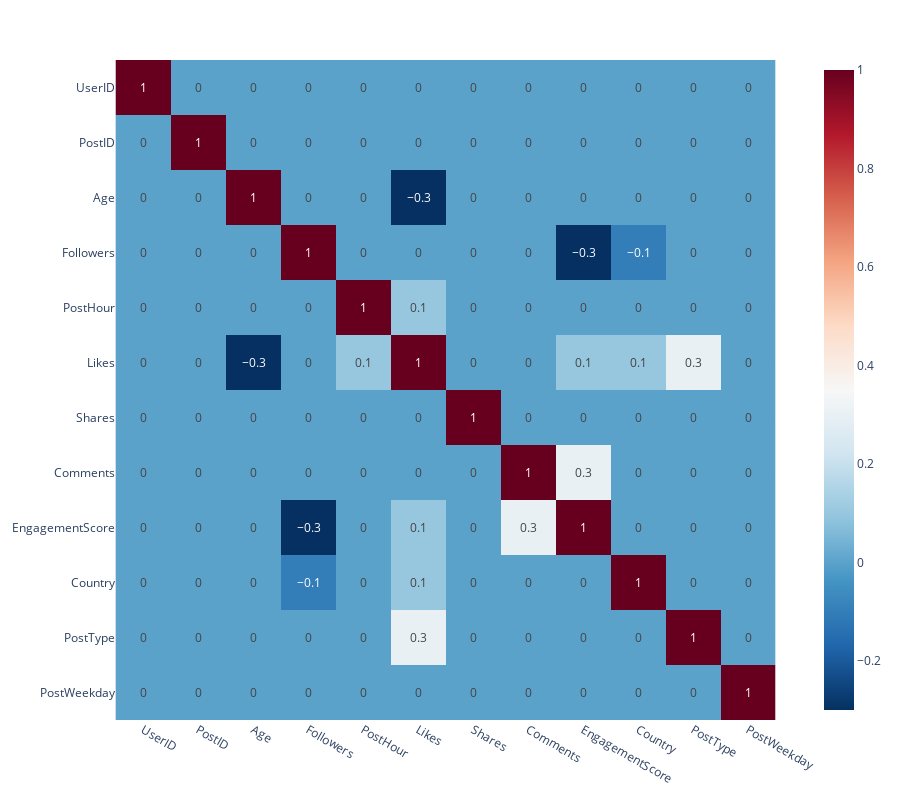
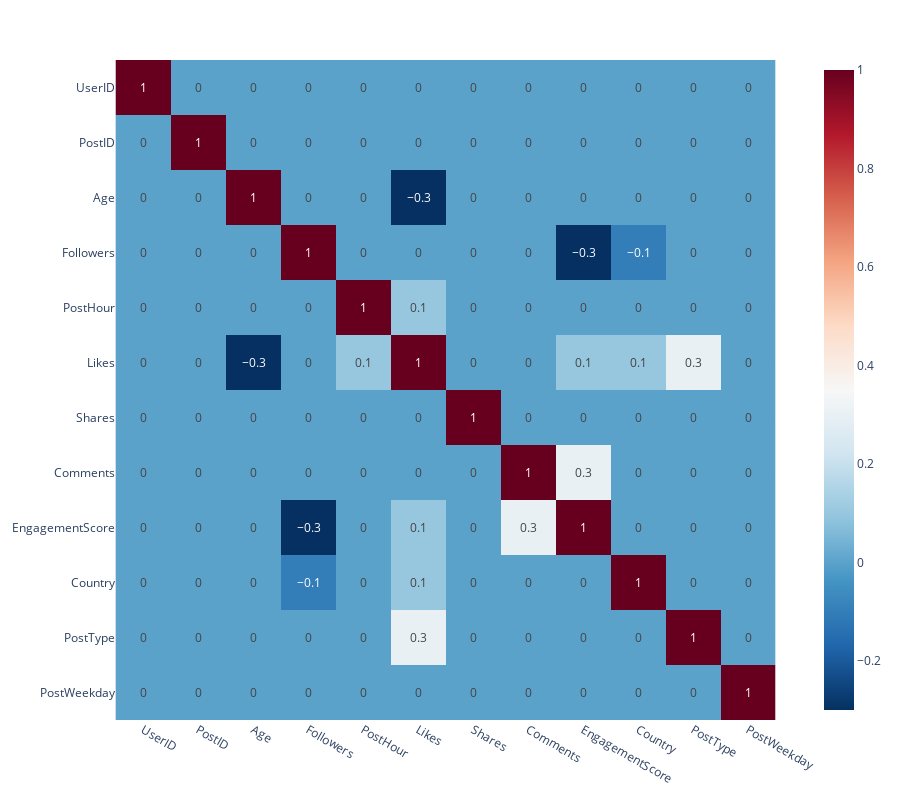

The cell these charts' notebook holds for them, in order:
### Code cell
import plotly.express as px 
df_corr=df.corr().round(1)

fig = px.imshow(df_corr, text_auto=True, height=800,color_continuous_scale='RdBu_r')
fig.show()

### Figure 1 — Plotly figure (JSON) as saved in the notebook; plotly's stock layout.template omitted (floating-point values rounded to 4 significant figures; data arrays with more than 128 entries replaced by an {"elided": "..."} marker saying what was removed)
{"data": [{"coloraxis": "coloraxis", "hovertemplate": "x: %{x}<br>y: %{y}<br>color: %{z}<extra></extra>", "name": "0", "texttemplate": "%{z}", "type": "heatmap", "x": ["UserID", "PostID", "Age", "Followers", "PostHour", "Likes", "Shares", "Comments", "EngagementScore", "Country", "PostType", "PostWeekday"], "xaxis": "x", "y": ["UserID", "PostID", "Age", "Followers", "PostHour", "Likes", "Shares", "Comments", "EngagementScore", "Country", "PostType", "PostWeekday"], "yaxis": "y", "z": {"elided": "12x12 float values"}}], "layout": {"coloraxis": {"colorscale": [[0, "rgb(5,48,97)"], [0.1, "rgb(33,102,172)"], [0.2, "rgb(67,147,195)"], [0.3, "rgb(146,197,222)"], [0.4, "rgb(209,229,240)"], [0.5, "rgb(247,247,247)"], [0.6, "rgb(253,219,199)"], [0.7, "rgb(244,165,130)"], [0.8, "rgb(214,96,77)"], [0.9, "rgb(178,24,43)"], [1, "rgb(103,0,31)"]]}, "height": 800, "margin": {"t": 60}, "xaxis": {"anchor": "y", "constrain": "domain", "domain": [0, 1], "scaleanchor": "y"}, "yaxis": {"anchor": "x", "autorange": "reversed", "constrain": "domain", "domain": [0, 1]}}}

### Figure 2 — Plotly figure (JSON) as saved in the notebook; plotly's stock layout.template omitted (floating-point values rounded to 4 significant figures; data arrays with more than 128 entries replaced by an {"elided": "..."} marker saying what was removed)
{"data": [{"coloraxis": "coloraxis", "hovertemplate": "x: %{x}<br>y: %{y}<br>color: %{z}<extra></extra>", "name": "0", "texttemplate": "%{z}", "type": "heatmap", "x": ["UserID", "PostID", "Age", "Followers", "PostHour", "Likes", "Shares", "Comments", "EngagementScore", "Country", "PostType", "PostWeekday"], "xaxis": "x", "y": ["UserID", "PostID", "Age", "Followers", "PostHour", "Likes", "Shares", "Comments", "EngagementScore", "Country", "PostType", "PostWeekday"], "yaxis": "y", "z": {"elided": "12x12 float values"}}], "layout": {"coloraxis": {"colorscale": [[0, "rgb(5,48,97)"], [0.1, "rgb(33,102,172)"], [0.2, "rgb(67,147,195)"], [0.3, "rgb(146,197,222)"], [0.4, "rgb(209,229,240)"], [0.5, "rgb(247,247,247)"], [0.6, "rgb(253,219,199)"], [0.7, "rgb(244,165,130)"], [0.8, "rgb(214,96,77)"], [0.9, "rgb(178,24,43)"], [1, "rgb(103,0,31)"]]}, "height": 800, "margin": {"t": 60}, "xaxis": {"anchor": "y", "constrain": "domain", "domain": [0, 1], "scaleanchor": "y"}, "yaxis": {"anchor": "x", "autorange": "reversed", "constrain": "domain", "domain": [0, 1]}}}
